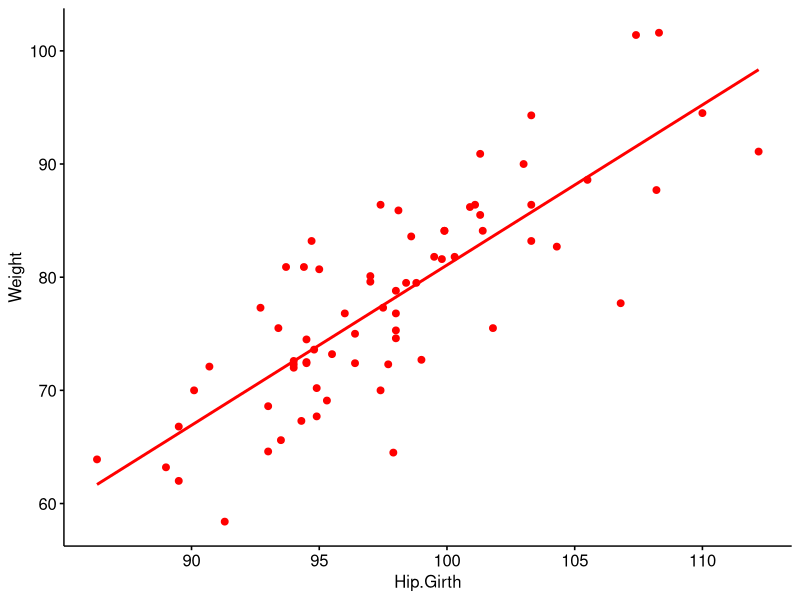

Generate this figure with R: (Note: this script raises an error after producing the figure.)
## ---- chunk 1
# Librerías importadas para la resolución de las preguntas.
library(car)
library(caret)
library(dplyr)
library(ggpubr)
## ---- chunk 2
# Se define la semilla con los 4 últimos dígitos del RUN  
# (antes del guión) del menor integrante del equipo. 
set.seed(2225)
## ---- chunk 3
# Se define la semilla con los 4 últimos dígitos del RUN  
# (antes del guión) del menor integrante del equipo. 
set.seed(2225)

# Se carga el archivo "EP09 Datos.csv", se filtra para incluir 
# únicamente los hombres (Gender == 1), y se seleccionan aleatoriamente 100
# de ellos.
datos <- read.csv2("EP09 Datos.csv") %>% filter(Gender == 1) %>% sample_n(100)

# De los datos seleccionados anteriormente, se toma una muestra aleatoria de 70
# hombres (datos_entrenamiento) y se muestran las primera seis filas de ellos.
datos_entrenamiento <- datos[sample(nrow(datos), 70), ] %>% select_if(~ all(!is.na(.)))
head(datos_entrenamiento)

# Crear los datos de prueba con los 30 hombres que no están en la muestra
# y se muestran las primera seis filas de ellos.
datos_prueba <- datos[!(1:nrow(datos) %in% rownames(datos_entrenamiento)), ]
head(datos_prueba)
## ---- chunk 4
# Se define la semilla con los 4 últimos dígitos del RUN  
# (antes del guión) del menor integrante del equipo. 
set.seed(2225)

# Se obtienen los nombres de todas las vaiabless del data frame "datos_entrenamiento".
variables_predictoras <- colnames(datos_entrenamiento)

# De los nombres de las columnas, se seleccionan aleatoriamente las 8 posibles
# variables predictoras.
# Esto crea un conjunto aleatorio de posibles 8 variables predictoras.
variables_predictoras <- sample(variables_predictoras, 8)

# Se imprime el vector de las 8 variables predictoras.
print(variables_predictoras)
## ---- chunk 5
# Filtrar las variables no elegidas en el paso 3.
variables_restantes <- setdiff(colnames(datos)[!colnames(datos) %in% c("Height", "Weight")], variables_predictoras)

# Calcular la correlación de las variables restantes con Weight.
correlaciones_restantes <- cor(datos_entrenamiento[, variables_restantes], datos_entrenamiento[["Weight"]], use = "complete.obs")

# Imprimir las correlaciones de las variables restantes con Weight.
print(correlaciones_restantes)

# Ordenar las correlaciones en orden descendente para identificar la que 
# posee un mayor coeficiente (mayor relación con la variable Weight).
correlaciones_ordenadas <- sort(correlaciones_restantes, decreasing = TRUE)

# Imprimir las correlaciones ordenadas.
cat("\n")
cat("Coeficientes de correlación ordenados:")
print(correlaciones_ordenadas)
## ---- chunk 6
# Ajustar un modelo de regresión lineal simple para predecir el peso (Weight)
# usando como predictor la circunferencia de cadera (Hip.Girth).
modelo_1 <- lm(Weight ~ Hip.Girth, data = datos_entrenamiento) 

# Mostrar el resumen estadístico del modelo, incluyendo coeficientes, valores p, 
#R², etc.
cat("\n")
print("-------Modelo con RLS-------")
print(summary(modelo_1))
## ---- chunk 7
# Generar un gráfico de dispersión para visualizar la relación entre Hip.Girth y Weight.
# Se agrega la línea de regresión ajustada al modelo en color rojo.
g <- ggscatter(data = datos_entrenamiento, x = "Hip.Girth", y = "Weight", 
               add = "reg.line", color = "red", fill = "red")

# Mostrar el gráfico de dispersión con la línea de regresión.
print(g)
## ---- chunk 8
# Ajustar el modelo de regresión lineal completo
# Se ajusta un modelo de regresión lineal donde 'Weight' es la variable 
# dependiente, y las demás variables como 'Hip.Girth', 'Gender', 'Biacromial.diameter', 'Chest.depth', etc. son las variables predictoras.
modelo_completo <- lm(Weight ~ Hip.Girth + Gender + Biacromial.diameter + 
                      Chest.depth + Chest.diameter + Navel.Girth + Knee.Girth + 
                      Thigh.Girth + Height, data = datos_entrenamiento)

# Imprimir el resumen del modelo
# Se imprime el resumen del modelo ajustado para revisar los coeficientes,
# la significancia de las variables y otras métricas estadísticas del modelo.
print(summary(modelo_completo))

# Realizar el paso de comparación AIC entre modelos
# 'add1' compara el modelo actual (modelo_1) con el modelo completo (modelo_completo)
# calculando el AIC (Criterio de Información de Akaike) para evaluar si la 
# adición de variables mejora el modelo.
AIC_1 <- add1(modelo_1, scope=modelo_completo)
print(AIC_1)

# Crear modelo_2 añadiendo la variable Height
# Se actualiza el modelo_1 añadiendo el predictor Height y se calcula el AIC 
# de este nuevo modelo.
modelo_2 <- update(modelo_1, .~.+Height)
AIC_2 <- add1(modelo_2, scope=modelo_completo)
print(AIC_2)

# Imprimir el resumen de modelo_2 y realizar un análisis de varianza entre 
# modelo_1 y modelo_2.
# Esto permite comparar si la inclusión de la variable Height mejora significativamente el modelo.
print(summary(modelo_2))
print(anova(modelo_1, modelo_2))

# Crear modelo_3 añadiendo la variable Chest.depth
# Ahora, se agrega el predictor 'Chest.depth' al modelo_2 y se calcula
# nuevamente el AIC para el modelo_3.
modelo_3 <- update(modelo_2, .~.+Chest.depth)
AIC_3 <- add1(modelo_3, scope=modelo_completo)
print(AIC_3)

# Imprimir el resumen de modelo_3 y realizar un análisis de varianza entre los 
# tres modelos.
# Se compara cómo la adición de Chest.depth afecta al modelo y si mejora el 
# ajuste.
print(summary(modelo_3))
print(anova(modelo_1, modelo_2, modelo_3))

# Crear modelo_4 añadiendo la variable Chest.diameter
# Finalmente, se agrega el predictor Chest.diameter al modelo_3 y se calcula 
# el AIC para el modelo_4.
modelo_4 <- update(modelo_3, .~.+Chest.diameter)
AIC_4 <- add1(modelo_4, scope=modelo_completo)
print(AIC_4)

# Imprimir el resumen del modelo final (modelo_4) y realizar un análisis de 
# varianza entre todos los modelos ajustados.
cat("\n")
print("-------Modelo final con RLM-------")
print(summary(modelo_4))
print(anova(modelo_1, modelo_2, modelo_3, modelo_4))
## ---- chunk 9
# Se evalúa la bondad de ajuste del modelo de Regresión Lineal Simple. 
cat("La bondad de ajuste en el modelo de RLS es: ", 
    summary(modelo_1)$r.squared)
cat("\n")

# Se evalúa la bondad de ajuste del modelo final de Regresión Lineal Múltiple.
cat("La bondad de ajuste en el modelo final de RLM es: ", 
    summary(modelo_4)$r.squared)
## ---- chunk 10
# Se comprueba los grados de variabilidad en los predictores. 
apply(datos[,c("Hip.Girth", "Height", "Chest.depth", "Chest.diameter")], 2, var)
## ---- chunk 11
# Se comprueba si cada predictor debe estar relacionado linealmente con la 
# respuesta.
print(residualPlots(modelo_4))
## ---- chunk 12
# Se aplica prueba de normalidad en la distribución de residuos.
shapiro.test(residuals(modelo_4))
## ---- chunk 13
# Se comprueba la variabilidad de los residuos.
print(ncvTest(modelo_4))
## ---- chunk 14
# Se comprueba si los residuos son independientes entre sí 
print(durbinWatsonTest(modelo_4))
## ---- chunk 15
# Se comprueba si hay existencia de multicolinealidad
print(vif(modelo_4))
## ---- chunk 16
# Se crea un gráfico para identificar casos influyentes en el modelo 'modelo_4'.
casos_influyentes <- influencePlot(modelo_4, id=list(cex=0.7))

# Se imprime la lista de casos influyentes identificados.
print(casos_influyentes)
## ---- chunk 17
set.seed(2225)

# Se define el control para la validación cruzada (cross-validation)
# La función "trainControl" establece los parámetros para la validación cruzada. 
# En este caso, se utiliza el método "cv" (validación cruzada) y se especifica 
# que se realizarán 5 pliegues (folds).
control <- trainControl(method = "LOOCV", number=5) 

# Se ajusta el modelo de regresión lineal utilizando validación cruzada
modelo_cv <- train(Weight ~ Hip.Girth + Height + Chest.depth + Chest.diameter, 
                   data = datos_prueba, 
                   method = "lm", 
                   trControl = control)

# Se imprime el resumen del modelo ajustado con validación cruzada
print(modelo_cv) 
